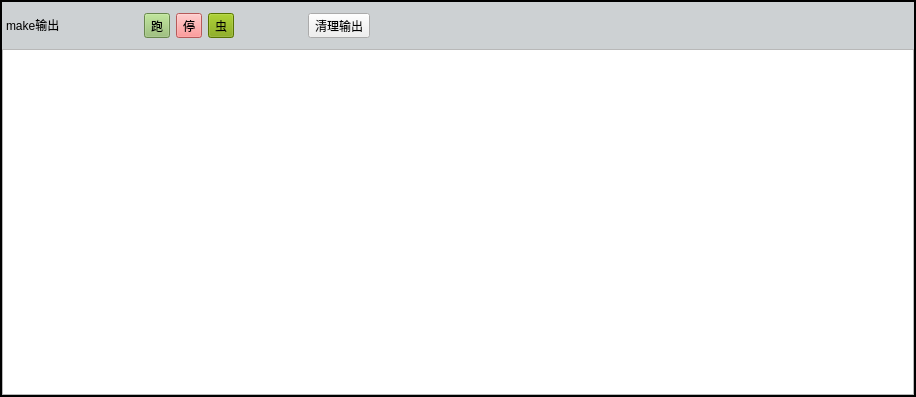
<?xml version="1.0" encoding="UTF-8"?>
<ui version="4.0">
 <class>makeInfoWidget</class>
 <widget class="QWidget" name="makeInfoWidget">
  <property name="geometry">
   <rect>
    <x>0</x>
    <y>0</y>
    <width>916</width>
    <height>397</height>
   </rect>
  </property>
  <property name="windowTitle">
   <string>Form</string>
  </property>
  <property name="styleSheet">
   <string notr="true">#makeInfoWidget{
	border: 2px solid black;

}

#headWidget{
	background-color: #cdd1d3;
}


#debugButton{
	background-color: rgb(123, 163, 1);
}
#runButton{
	background-color: rgb(146, 189, 108);
}
#stopButton{
	background-color:  rgb(255, 125, 125);
}</string>
  </property>
  <layout class="QVBoxLayout" name="verticalLayout">
   <property name="spacing">
    <number>0</number>
   </property>
   <property name="leftMargin">
    <number>2</number>
   </property>
   <property name="topMargin">
    <number>2</number>
   </property>
   <property name="rightMargin">
    <number>2</number>
   </property>
   <property name="bottomMargin">
    <number>2</number>
   </property>
   <item>
    <widget class="QWidget" name="headWidget" native="true">
     <property name="sizePolicy">
      <sizepolicy hsizetype="Preferred" vsizetype="Fixed">
       <horstretch>0</horstretch>
       <verstretch>0</verstretch>
      </sizepolicy>
     </property>
     <layout class="QHBoxLayout" name="horizontalLayout_2">
      <property name="spacing">
       <number>7</number>
      </property>
      <property name="leftMargin">
       <number>4</number>
      </property>
      <property name="topMargin">
       <number>2</number>
      </property>
      <property name="rightMargin">
       <number>2</number>
      </property>
      <property name="bottomMargin">
       <number>2</number>
      </property>
      <item>
       <widget class="QLabel" name="label">
        <property name="sizePolicy">
         <sizepolicy hsizetype="Fixed" vsizetype="Fixed">
          <horstretch>0</horstretch>
          <verstretch>0</verstretch>
         </sizepolicy>
        </property>
        <property name="text">
         <string>make输出</string>
        </property>
       </widget>
      </item>
      <item>
       <spacer name="horizontalSpacer">
        <property name="orientation">
         <enum>Qt::Horizontal</enum>
        </property>
        <property name="sizeType">
         <enum>QSizePolicy::Fixed</enum>
        </property>
        <property name="sizeHint" stdset="0">
         <size>
          <width>68</width>
          <height>20</height>
         </size>
        </property>
       </spacer>
      </item>
      <item>
       <widget class="QWidget" name="btnWidget" native="true">
        <property name="sizePolicy">
         <sizepolicy hsizetype="Fixed" vsizetype="Fixed">
          <horstretch>0</horstretch>
          <verstretch>0</verstretch>
         </sizepolicy>
        </property>
        <layout class="QHBoxLayout" name="horizontalLayout">
         <item>
          <widget class="QToolButton" name="runButton">
           <property name="text">
            <string>跑</string>
           </property>
          </widget>
         </item>
         <item>
          <widget class="QToolButton" name="stopButton">
           <property name="text">
            <string>停</string>
           </property>
          </widget>
         </item>
         <item>
          <widget class="QToolButton" name="debugButton">
           <property name="text">
            <string>虫</string>
           </property>
           <property name="popupMode">
            <enum>QToolButton::DelayedPopup</enum>
           </property>
           <property name="toolButtonStyle">
            <enum>Qt::ToolButtonIconOnly</enum>
           </property>
          </widget>
         </item>
        </layout>
       </widget>
      </item>
      <item>
       <spacer name="horizontalSpacer_2">
        <property name="orientation">
         <enum>Qt::Horizontal</enum>
        </property>
        <property name="sizeType">
         <enum>QSizePolicy::Fixed</enum>
        </property>
        <property name="sizeHint" stdset="0">
         <size>
          <width>58</width>
          <height>20</height>
         </size>
        </property>
       </spacer>
      </item>
      <item>
       <widget class="QToolButton" name="cleanOutButton">
        <property name="text">
         <string>清理输出</string>
        </property>
       </widget>
      </item>
      <item>
       <spacer name="horizontalSpacer_3">
        <property name="orientation">
         <enum>Qt::Horizontal</enum>
        </property>
        <property name="sizeHint" stdset="0">
         <size>
          <width>466</width>
          <height>20</height>
         </size>
        </property>
       </spacer>
      </item>
     </layout>
    </widget>
   </item>
   <item>
    <widget class="QPlainTextEdit" name="plainTextEdit"/>
   </item>
  </layout>
 </widget>
 <resources/>
 <connections/>
</ui>
